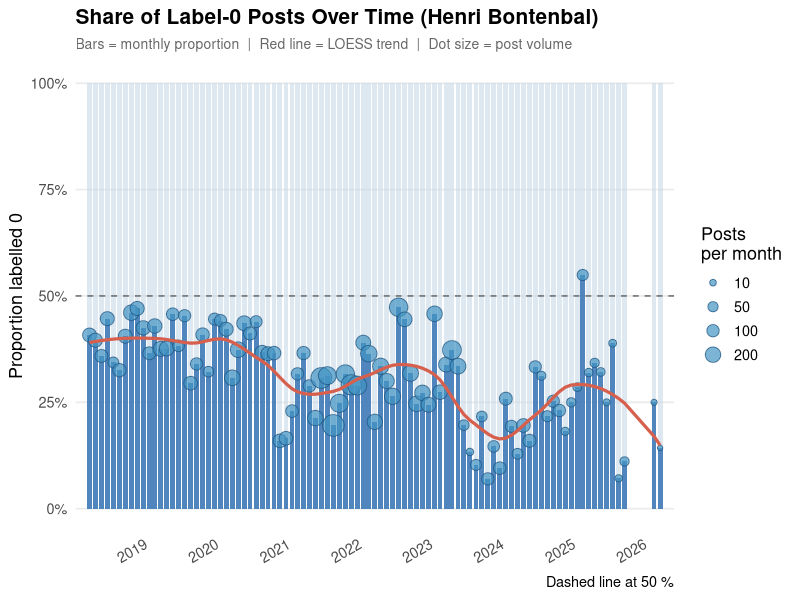

Write R code to recreate this figure.
library(ggplot2)
library(dplyr)
library(scales)

df <- read.csv("Bontenbal_labeled_with_dates.csv", sep=';', na.strings = c("", "NA"))
df <- na.omit(df)

df$year_month <- as.Date(format(as.POSIXct(df$date_created, format = "%Y-%m-%dT%H:%M:%S", tz = "UTC"), "%Y-%m-01"))

monthly <- df %>%
  group_by(year_month) %>%
  summarise(
    n_total = n(),
    n_label0 = sum(Labels == 0),
    prop_0 = mean(Labels == 0),
    .groups = 'drop'
  ) %>%
  filter(n_total >= 5) %>%
  filter(year_month >= '2018-04-01')

fit <- loess(prop_0 ~ as.numeric(year_month), data = monthly, span = 0.35)
monthly$trend <- predict(fit)

# ── Plot ──────────────────────────────────────────────────────────────────────
p <- ggplot(monthly, aes(x = year_month)) +
  
  # Stacked bar: proportion 0 (bottom) and 1 (top)
  geom_col(aes(y = 1), fill = "#c8d8e8", width = 25, alpha = 0.6) +
  geom_col(aes(y = prop_0), fill = "#2166ac", width = 25, alpha = 0.75) +
  
  # Raw proportion dots
  geom_point(aes(y = prop_0, size = n_total),
             colour = "#1a4f7a", alpha = 0.7, shape = 21, fill = "#4393c3") +
  
  # LOESS trend line
  geom_line(aes(y = trend), colour = "#d6604d", linewidth = 1.1, linetype = "solid") +
  
  # Reference line at 50 %
  geom_hline(yintercept = 0.5, linetype = "dashed", colour = "grey40", linewidth = 0.5) +
  
  scale_x_date(
    date_breaks = "1 year",
    date_labels = "%Y",
    expand = c(0.02, 0)
  ) +
  scale_y_continuous(
    labels = percent_format(accuracy = 1),
    limits = c(0, 1),
    breaks = seq(0, 1, 0.25)
  ) +
  scale_size_continuous(
    name   = "Posts\nper month",
    range  = c(1.5, 7),
    breaks = c(10, 50, 100, 200)
  ) +
  
  labs(
    title    = "Share of Label-0 Posts Over Time (Henri Bontenbal)",
    subtitle = "Bars = monthly proportion  |  Red line = LOESS trend  |  Dot size = post volume",
    x        = NULL,
    y        = "Proportion labelled 0",
    caption  = "Dashed line at 50 %"
  ) +
  
  theme_minimal(base_size = 13) +
  theme(
    plot.title       = element_text(face = "bold", size = 15),
    plot.subtitle    = element_text(colour = "grey40", size = 10),
    panel.grid.minor = element_blank(),
    panel.grid.major.x = element_blank(),
    axis.text.x      = element_text(angle = 30, hjust = 1),
    legend.position  = "right"
  )
